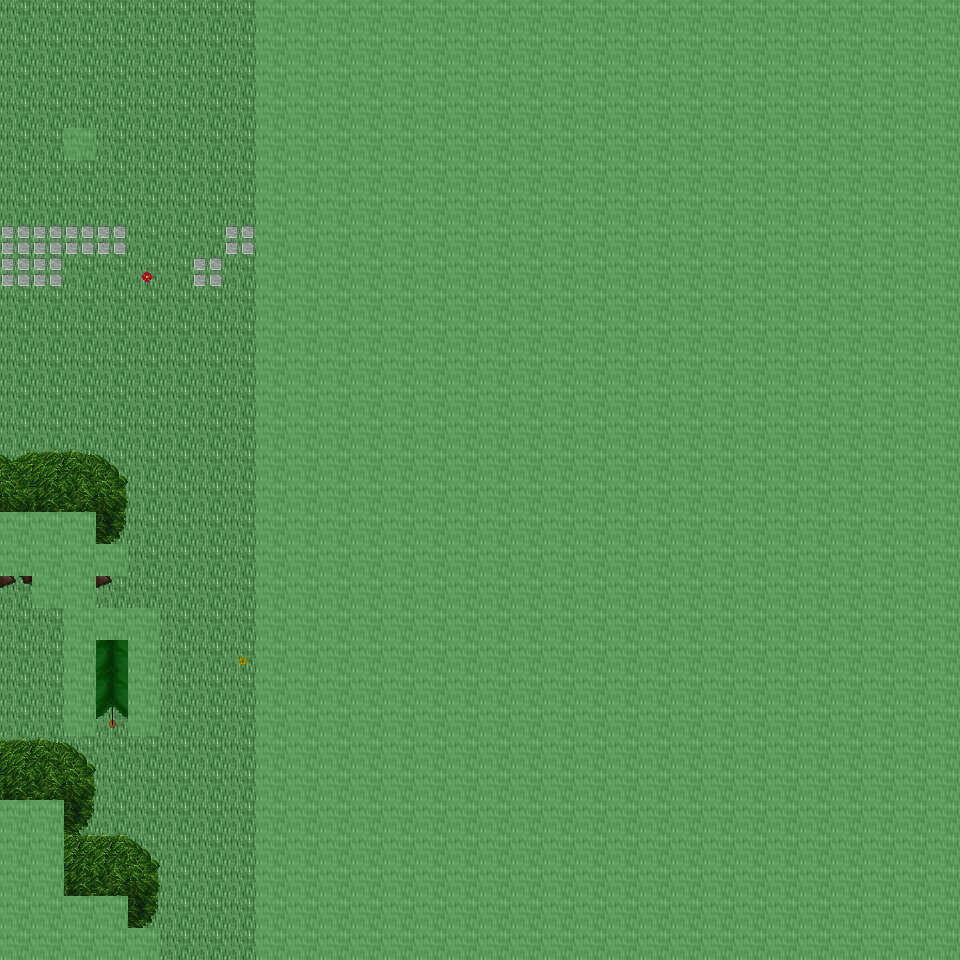

This is a level from a 2D game, rendered from its Tiled map with the project's own tilesets. A one-line summary and the map file follow, with tile-layer data summarised:
An orthogonal 30x30 tile map with 32x32 px tiles, 6 tile layers (Ground, Object, Object2, Above, ...), 16 tilesets and 4 objects (4x mapchange).

<map version="1.0" orientation="orthogonal" renderorder="right-down" width="30" height="30" tilewidth="32" tileheight="32" nextobjectid="5">
  <tileset firstgid="1" name="tileset_ground_ground" tilewidth="32" tileheight="32" tilecount="33" columns="3">
    <image source="../drawable/tileset_ground_ground.png" width="96" height="352" />
  </tileset>
  <tileset firstgid="34" name="tileset_ground_water_pool" tilewidth="32" tileheight="32" tilecount="72" columns="3">
    <image source="../drawable/tileset_ground_water_pool.png" width="96" height="768" />
  </tileset>
  <tileset firstgid="106" name="tileset_ground_ridge_earth_dark" tilewidth="32" tileheight="32" tilecount="96" columns="12">
    <image source="../drawable/tileset_ground_ridge_earth_dark.png" width="384" height="256" />
  </tileset>
  <tileset firstgid="202" name="tileset_ground_grass_edges" tilewidth="32" tileheight="32" tilecount="36" columns="12">
    <image source="../drawable/tileset_ground_grass_edges.png" width="384" height="96" />
  </tileset>
  <tileset firstgid="238" name="tileset_ground_earth_edges" tilewidth="32" tileheight="32" tilecount="18" columns="6">
    <image source="../drawable/tileset_ground_earth_edges.png" width="192" height="96" />
  </tileset>
  <tileset firstgid="256" name="tileset_ground_grass_corners" tilewidth="32" tileheight="32" tilecount="24" columns="6">
    <image source="../drawable/tileset_ground_grass_corners.png" width="192" height="128" />
  </tileset>
  <tileset firstgid="280" name="tileset_plant_flower_daisy_blue" tilewidth="32" tileheight="32" tilecount="8" columns="2">
    <image source="../drawable/tileset_plant_flower_daisy_blue.png" width="64" height="128" />
  </tileset>
  <tileset firstgid="288" name="tileset_plant_flower_daisy_yellow" tilewidth="32" tileheight="32" tilecount="8" columns="2">
    <image source="../drawable/tileset_plant_flower_daisy_yellow.png" width="64" height="128" />
  </tileset>
  <tileset firstgid="296" name="tileset_plant_bush_bushes" tilewidth="32" tileheight="32" tilecount="10" columns="5">
    <image source="../drawable/tileset_plant_bush_bushes.png" width="160" height="64" />
  </tileset>
  <tileset firstgid="306" name="tileset_plant_flower_daisy_red" tilewidth="32" tileheight="32" tilecount="8" columns="2">
    <image source="../drawable/tileset_plant_flower_daisy_red.png" width="64" height="128" />
  </tileset>
  <tileset firstgid="314" name="tileset_plant_flower_daisy_white" tilewidth="32" tileheight="32" tilecount="8" columns="2">
    <image source="../drawable/tileset_plant_flower_daisy_white.png" width="64" height="128" />
  </tileset>
  <tileset firstgid="322" name="tileset_logic_collision" tilewidth="32" tileheight="32" tilecount="1" columns="1">
    <image source="../drawable/tileset_logic_collision.png" width="32" height="32" />
  </tileset>
  <tileset firstgid="323" name="tileset_plant_tree_tree_green" tilewidth="32" tileheight="32" tilecount="88" columns="8">
    <image source="../drawable/tileset_plant_tree_tree_green.png" width="256" height="352" />
  </tileset>
  <tileset firstgid="411" name="tileset_building_castle" tilewidth="32" tileheight="32" tilecount="320" columns="20">
    <image source="../drawable/tileset_building_castle.png" width="640" height="512" />
  </tileset>
  <tileset firstgid="731" name="tileset_object_tent" tilewidth="32" tileheight="32" tilecount="9" columns="3">
    <image source="../drawable/tileset_object_tent.png" width="96" height="96" />
  </tileset>
  <tileset firstgid="740" name="tileset_ground_green_paving" tilewidth="32" tileheight="32" tilecount="18" columns="3">
    <image source="../drawable/tileset_ground_green_paving.png" width="96" height="192" />
  </tileset>
  <layer name="Ground" width="30" height="30">
    <data>[900 cells, 900 non-empty, 1 distinct tile ids]</data>
  </layer>
  <layer name="Object" width="30" height="30">
    <data>[900 cells, 121 non-empty, 38 distinct tile ids]</data>
  </layer>
  <layer name="Object2" width="30" height="30">
    <data>[900 cells, 0 non-empty, 0 distinct tile ids]</data>
  </layer>
  <layer name="Above" width="30" height="30">
    <data>[900 cells, 53 non-empty, 30 distinct tile ids]</data>
  </layer>
  <layer name="Above2" width="30" height="30">
    <data>[900 cells, 2 non-empty, 1 distinct tile ids]</data>
  </layer>
  <layer name="Walkable" width="30" height="30">
    <data>[900 cells, 694 non-empty, 1 distinct tile ids]</data>
  </layer>
  <objectgroup name="MapEvents">
    <object id="1" name="north" type="mapchange" x="0" y="0" width="256" height="32">
      <properties>
        <property name="map" value="0_ados_mountain_n2_w2_x3_y1" />
        <property name="place" value="south" />
      </properties>
    </object>
    <object id="2" name="south" type="mapchange" x="160" y="928" width="96" height="32">
      <properties>
        <property name="map" value="0_ados_mountain_n2_w2_x3_y3" />
        <property name="place" value="north" />
      </properties>
    </object>
    <object id="3" name="west" type="mapchange" x="0" y="0" width="32" height="512">
      <properties>
        <property name="map" value="0_ados_mountain_n2_w2_x2_y2" />
        <property name="place" value="east" />
      </properties>
    </object>
    <object id="4" name="west2" type="mapchange" x="0" y="576" width="32" height="224">
      <properties>
        <property name="map" value="0_ados_mountain_n2_w2_x2_y2" />
        <property name="place" value="east2" />
      </properties>
    </object>
  </objectgroup>
</map>
